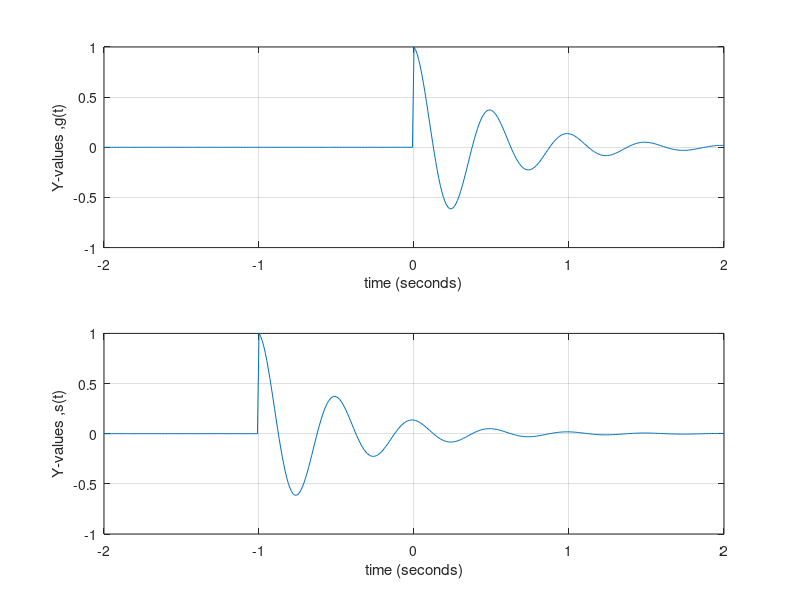
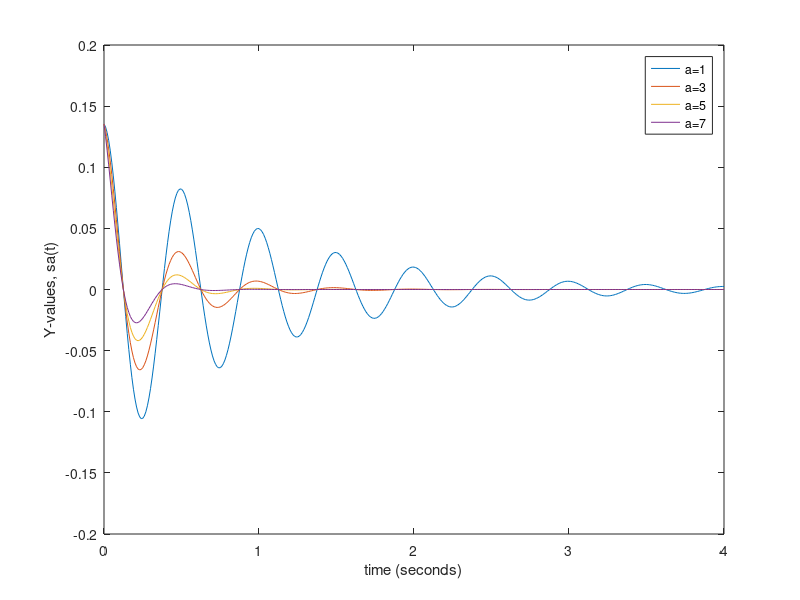

Recreate these plots in MATLAB, in order.
%Rendel Abrasia, Reza Aablue
%500942743, 500966944
%Section 4

%Problem C.1
t = (-2:0.01:2); % Time intervals and step sizes.

f = @(t) exp(-2.*t) .* cos(4*pi*t); % Create function f(t).

u = @(t) 1.0 .* (t>=0); % Create unit step function, u(t).

axis([-2 2 -1 1]); % Creating axis boundaries.



g = @(t) f(t).*u(t); % Create g(t) = f(t) * u(t).

subplot (211);

plot (t, g(t)); % Plotting g(t).

xlabel ("time (seconds)"); % Label for x-axis.
ylabel ("Y-values ,g(t)"); % Label for y-axis.

grid(); % Set up grid lines.

% Problem C.2
s = @(t) g(t+1);

subplot (212);

plot(t, s(t));

xlabel ("time (seconds)"); % Label for x-axis.

ylabel ("Y-values ,s(t)"); % Label for y-axis.

grid();

% Problem C.3

matrix = zeros (401, 4); % Create matrix s(t).
s = (0:0.01:4); % Time intervals and step sizes.

figure (2);

for a = 1:2:7  % using alpha values 1, 3, 5 and 7.
    sa = @(t) exp (-2) .* exp(-a.*t) .* cos (4*pi*t) .* u(t); % Create function sa(t) for each alpha value.
    plot (s, sa(s));
    xlabel ("time (seconds)"); % Label for x-axis.
    ylabel ("Y-values, sa(t)"); % Label for y-axis.
    
    hold on; % Retains current plot and axis properties.
    
end

legend ('a=1', 'a=3', 'a=5', 'a=7'); % Legend for each value of alpha.

hold off; % Reset axis properties to default.

% Another approach to graph sa(s) is by plotting the points for sa(s) for
% one alpha value at a time. It is less efficient but a more
% straightforward method. The value of alpha is subsituted into the
% function 4 times separately and 4 different plot() commands are used.

% Problem C.4
% The size of the matrix s(t) in problem C.3 is  401 x 4 => 1604. Matrix
% s(t) has 1604 elements.
